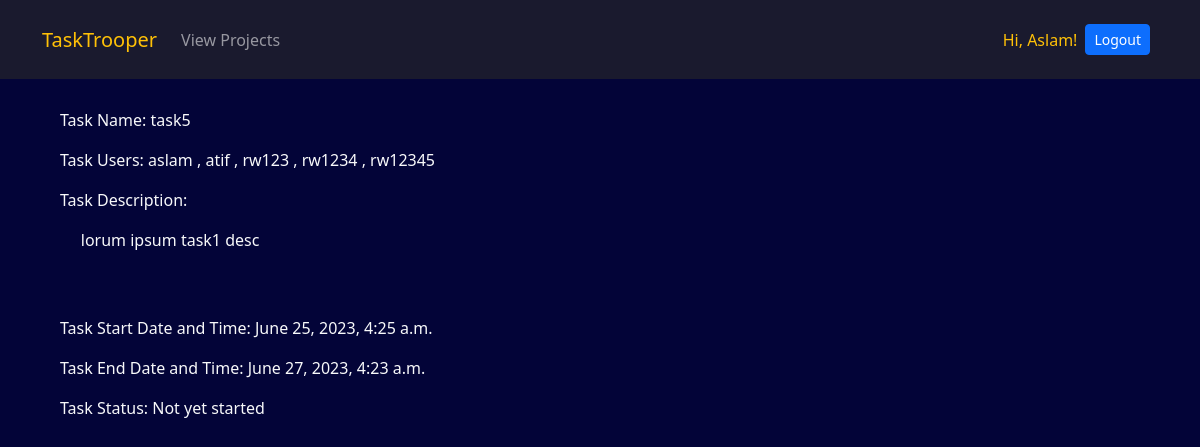
Screenshot of /app/myprojects/21/31/ (signed in) with the database file from the repository.
### core/models.py (models this page shows, shortened)
class Task(models.Model):
    STATUS_CHOICES = (
        ('Not yet started', 'Not yet started'),
        ('In-process', 'In-process'),
        ('Completed', 'Completed'),
    )
    project = models.ForeignKey(Project, on_delete=models.CASCADE, related_name="tasks")
    name = models.CharField(max_length=100)
    description = models.TextField()
    start_datetime = models.DateTimeField()
    end_datetime = models.DateTimeField()
    status = models.CharField(max_length=20, choices=STATUS_CHOICES)
    users = models.ManyToManyField(User, related_name='tasks')

### core/views.py (the view)
# urls.py: path('myprojects/<int:project_id>/<int:task_id>/', views.taskproperties, name='taskproperties'), # Overview of a task
def taskproperties(request, project_id, task_id):
    if not request.user.is_authenticated:
        return redirect(reverse("main:home"))
    project = Project.objects.get(id=project_id)
    task = Task.objects.get(id=task_id)
    return render(request, "core/taskproperties.html", {
        "project": project,
        "task": task
    })

### core/templates/core/taskproperties.html (shortened to what this page needs)
{% extends "main/layout.html" %}
{% load static %}
{% block body %}
  <nav class="navbar navbar-expand-md navbar-dark bg-dark-blue-1 py-3 fixed-top">
    <div class="container">
      <a class="navbar-brand" href="{% url 'core:home' %}">
        <span class="text-warning">
        TaskTrooper
        </span>
      </a>
      <div class="collapse navbar-collapse" id="navmenu">
        <ul class="navbar-nav justify-content-start">
          <li class="nav-item">
            <a href="{% url 'core:myprojects' %}" class="nav-link">View Projects</a>
          </li>
        </ul>
        <ul class="navbar-nav ms-auto align-items-center justify-content-between">
          <li class="nav-item">
            <span class="text-warning">Hi, {{ user.first_name }}!</span>
          </li>
          <li class="nav-item">
            <a href="{% url 'logout' %}" class="nav-link"><span class="btn btn-primary btn-sm">Logout</span></a>
          </li>
        </ul>
      </div>
    </div>
  </nav>
    <section class="bg-dark-blue-2 text-light text-center text-sm-start p-5 p- pt-lg-5" style="height: 100vh;">
      <div class="container">
        <div class="align-items-center justify-content-between">
          <p> Task Name: {{ task.name }}</p>
          <p> Task Users:
            {% for user in task.users.all %}
              {{ user.username }}
              {% if not forloop.last %},{% endif %}
            {% endfor %}
          </p>
          <p> Task Description:</p>
          <p class="pb-5"> &nbsp;&nbsp;&nbsp;&nbsp; {{ task.description }}</p>
          <p> Task Start Date and Time: {{ task.start_datetime }}</p>
          <p> Task End Date and Time: {{ task.end_datetime }}</p>
          <p> Task Status: {{ task.status }}</p>
        </div>
      </div>
    </section>
{% endblock %}

### main/static/main/styles.css (style rules this page uses)
body::before { display: block; content: ''; height: 60px; }
.bg-dark-blue-1 { background-color: #1a1a2e; }
.bg-dark-blue-2 { background-color: #030438; }

### rows the page displays
Task: name "task5", description "lorum ipsum task1 desc", start_datetime "June 25, 2023, 4:25 a.m.", end_datetime "June 27, 2023, 4:23 a.m.", status "Not yet started"

### other values shown
{{ user.first_name }} "Aslam"
{{ user.username }} "aslam"
{{ user.username }} "atif"
{{ user.username }} "rw123"
{{ user.username }} "rw1234"
{{ user.username }} "rw12345"
